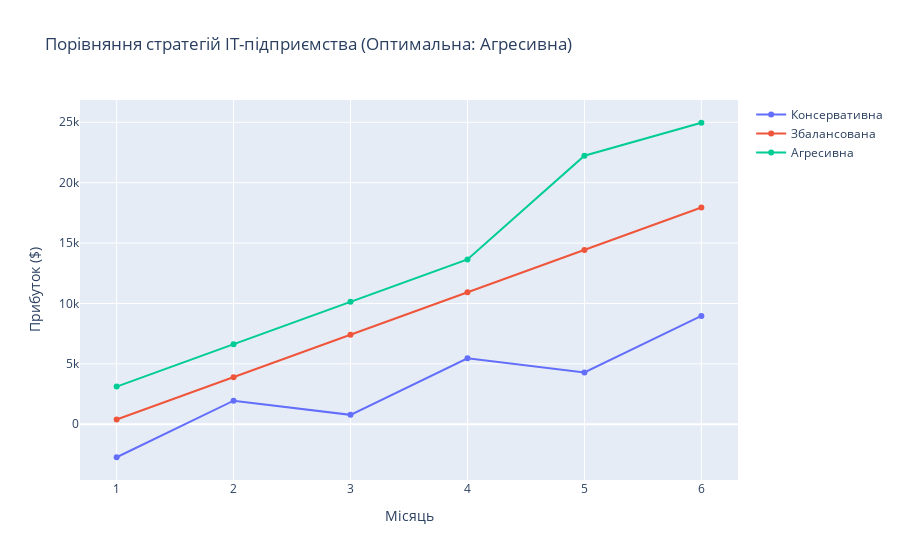

Notebook cell for this chart:
### Markdown cell above
### Візуалізація

### Code cell
fig = go.Figure()
for strategy_name, profit in profits.items():
    fig.add_trace(go.Scatter(y=profit, x=list(range(1, n_periods+1)), mode='lines+markers', name=strategy_name))

fig.update_layout(title=f'Порівняння стратегій IT-підприємства (Оптимальна: {optimal_strategy})', 
                  xaxis_title='Місяць', yaxis_title='Прибуток ($)')
fig.show()

### Figure 1 — Plotly figure (JSON) as saved in the notebook; plotly's stock layout.template omitted (floating-point values rounded to 4 significant figures)
{"data": [{"mode": "lines+markers", "name": "Консервативна", "type": "scatter", "x": [1, 2, 3, 4, 5, 6], "y": [-2730, 1950, 780, 5460, 4290, 8970]}, {"mode": "lines+markers", "name": "Збалансована", "type": "scatter", "x": [1, 2, 3, 4, 5, 6], "y": [390, 3900, 7410, 10920, 14430, 17940]}, {"mode": "lines+markers", "name": "Агресивна", "type": "scatter", "x": [1, 2, 3, 4, 5, 6], "y": [3120, 6630, 10140, 13650, 22230, 24960]}], "layout": {"title": {"text": "Порівняння стратегій IT-підприємства (Оптимальна: Агресивна)"}, "xaxis": {"title": {"text": "Місяць"}}, "yaxis": {"title": {"text": "Прибуток ($)"}}}}
